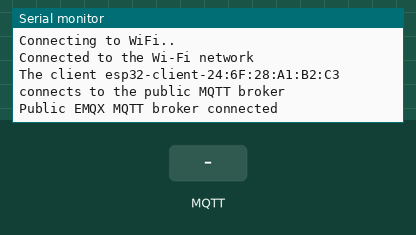
Recording of a sketch running on a simulated ESP32. Parts: the last lines printed to the serial monitor. The inputs (shaded band) are chosen by the test bench. WiFi joins after 1.5 s; servers stay silent unless stated; no MQTT or app messages arrive unless stated.

Above: at 2.7 s.
2.8 s: MQTT message "L" arrives on the first subscribed topic
At 3.9 s:
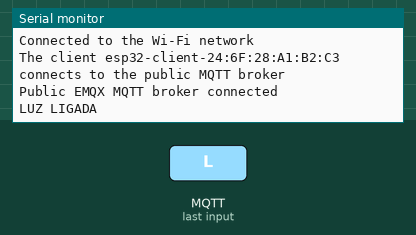
4.3 s: MQTT message "D" arrives on the first subscribed topic
At 5.1 s:
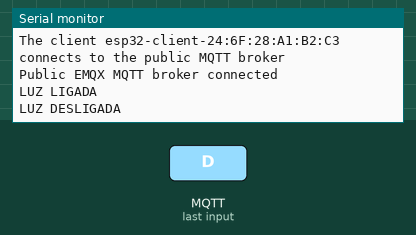

Measured:
- after the input at 2.8 s, the serial monitor: prints a new line at once (image 1)
- after the input at 4.3 s, the serial monitor: prints a new line at once (image 2)

The sketch:

subscribe_arduino.ino
```cpp
#include <WiFi.h>
#include <PubSubClient.h>

// WiFi
const char* ssid = "ESPACO S";
const char* password = "senai@2019";

// MQTT Broker
const char* mqtt_server = "192.168.0.58";
const int mqtt_port = 1883; // A porta padrão do MQTT é 1883

const char *topic = "home_artur/sensor";

WiFiClient espClient;
PubSubClient client(espClient);

void setup() {
    // Set software serial baud to 115200;
    Serial.begin(115200);

    // Connecting to a WiFi network
    WiFi.begin(ssid, password);
    while (WiFi.status() != WL_CONNECTED) {
        delay(500);
        Serial.println("Connecting to WiFi..");
    }
    Serial.println("Connected to the Wi-Fi network");

    //connecting to a mqtt broker
    client.setServer(mqtt_server, mqtt_port);
    client.setCallback(callback);
    while (!client.connected()) {
        String client_id = "esp32-client-";
        client_id += String(WiFi.macAddress());
        Serial.printf("The client %s connects to the public MQTT broker\n", client_id.c_str());
        if (client.connect(client_id.c_str())) {
            Serial.println("Public EMQX MQTT broker connected");
        } else {
            Serial.print("failed with state ");
            Serial.print(client.state());
            delay(2000);
        }
    }
    // Subscribe
    client.subscribe(topic);
}

void callback(char* topic, byte* payload, unsigned int length)
{
    String msg;

    //obtem a string do payload recebido
    for(int i = 0; i < length; i++)
    {
       char c = (char)payload[i];
       msg += c;
    }

    //toma ação dependendo da string recebida:
    //verifica se deve colocar nivel alto de tensão na saída D0:
    //IMPORTANTE: o Led já contido na placa é acionado com lógica invertida (ou seja,
    //enviar HIGH para o output faz o Led apagar / enviar LOW faz o Led acender)
    if (msg.equals("L"))
    {
      Serial.println("LUZ LIGADA");
    }

    //verifica se deve colocar nivel alto de tensão na saída D0:
    if (msg.equals("D"))
    {
        Serial.println("LUZ DESLIGADA");
    }

}

void loop() {
    client.loop();
}
```
